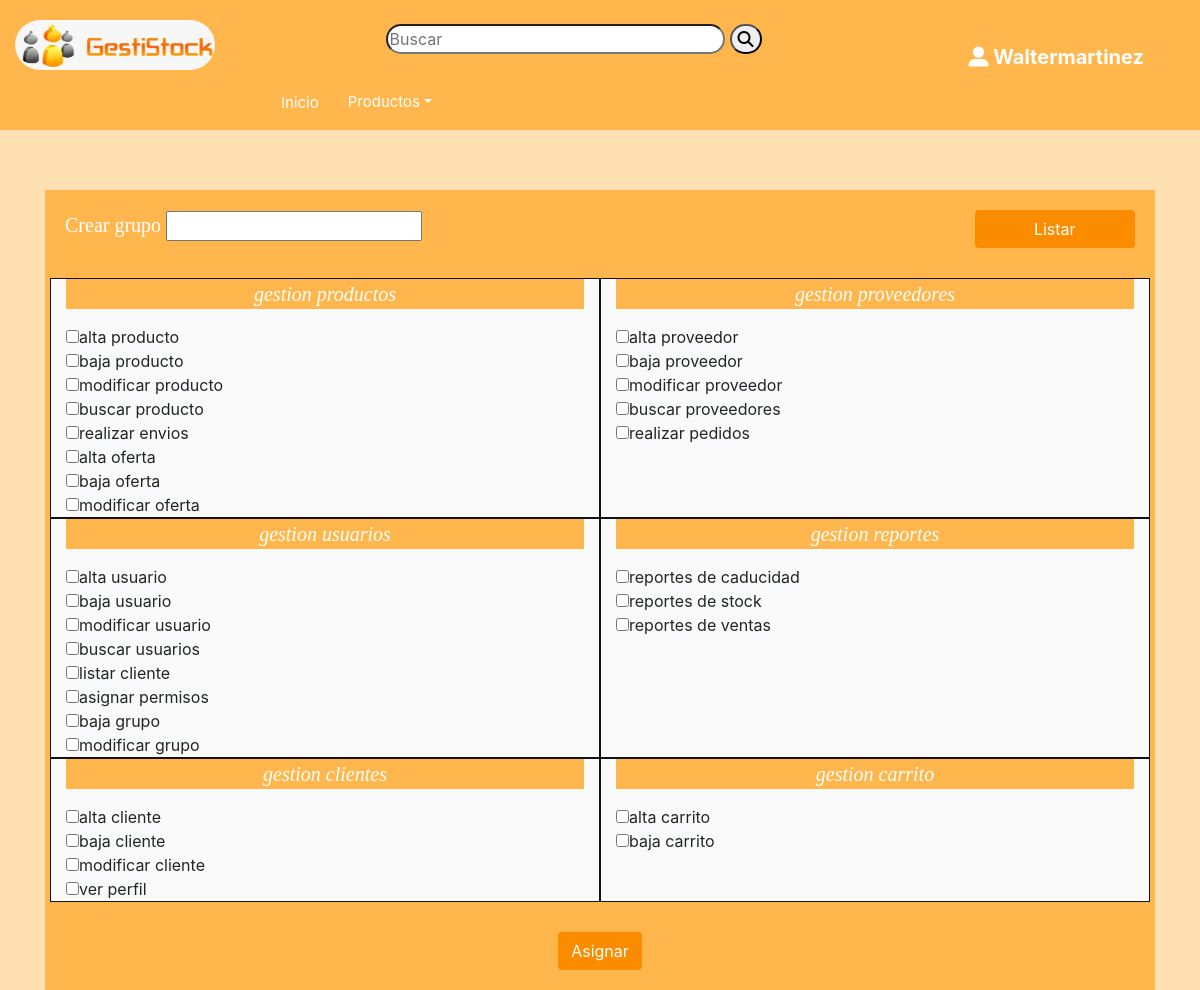
Page /asignarPermisos.php (signed in) on the committed database.
### tables this page shows
CREATE TABLE `gestiones` (
  `idGestiones` int(11) NOT NULL,
  `nombreGestion` varchar(100) NOT NULL
);

CREATE TABLE `permisos` (
  `idPermiso` int(11) NOT NULL,
  `nombrePermiso` varchar(45) NOT NULL
);

### asignarPermisos.php (the view, shortened to what this page needs)
<?php
      require("header.php");
      require("conexion.php");
?>
<div class="container">
        <div class="row">
              <div class="col-md-12" style="padding-top:60px;">
                   <form action="permisos.php" method="post" class="permisos">
                        <div class="row">
                            <div class="col-md-12">
                                <label>Crear grupo</label>
                                <input type="text" name="nombreGrupo">
                                <a style="float:right;width:15%" href="listarPermisos.php" class="btn botonpermisos">Listar</a>
                            </div>
                            <div class="col-md-12" style="padding-top:30px;">
                                <?php
                                    $agrupamiento=mysqli_query($conexion,"SELECT idGestiones, nombreGestion FROM gestiones ORDER BY idGestiones ASC");
                                    while($PermisosGestiones=mysqli_fetch_array($agrupamiento)){
                                ?>
                            </div>
                            <div class="col-md-6 gestiones">
                                    <p><?php echo $PermisosGestiones['nombreGestion']?></p>
                                    <?php
                                            $permisos=mysqli_query($conexion,"SELECT p.idpermiso, p.nombrePermiso FROM gestiones AS g, gestiones_permisos AS gp,permisos AS p
                                                                            WHERE g.idGestiones = gp.idGestiones
                                                                            AND gp.idpermiso=p.idpermiso
                                                                            AND g.idGestiones=" . $PermisosGestiones['idGestiones']);
                                            while($r=mysqli_fetch_array($permisos)){?>
                                                <input type="checkbox" name="nombrePermiso[]" value="<?php echo $r['nombrePermiso']?>"><?php echo $r['nombrePermiso']?><br>
                                   <?php    }
                                    }
                                   ?>
                            </div>
                            <div class="col-md-12" align="center" style="padding-top:30px">
                                <button type="submit" class="btn botonpermisos"  name="alta" value="alta">Asignar</button>
                            </div>
                        </div>
                   </form>
             </div>
        </div>
 </div>

### rows in the picture
gestiones: nombreGestion "gestion productos"
permisos: nombrePermiso "alta producto"
permisos: nombrePermiso "baja producto"
permisos: nombrePermiso "modificar producto"
permisos: nombrePermiso "buscar producto"
permisos: nombrePermiso "realizar envios"
permisos: nombrePermiso "alta oferta"
permisos: nombrePermiso "baja oferta"
permisos: nombrePermiso "modificar oferta"
gestiones: nombreGestion "gestion proveedores"
permisos: nombrePermiso "alta proveedor"
permisos: nombrePermiso "baja proveedor"
permisos: nombrePermiso "modificar proveedor"
permisos: nombrePermiso "buscar proveedores"
permisos: nombrePermiso "realizar pedidos"
gestiones: nombreGestion "gestion usuarios"
permisos: nombrePermiso "alta usuario"
permisos: nombrePermiso "baja usuario"
permisos: nombrePermiso "modificar usuario"
permisos: nombrePermiso "buscar usuarios"
permisos: nombrePermiso "listar cliente"
permisos: nombrePermiso "asignar permisos"
permisos: nombrePermiso "baja grupo"
permisos: nombrePermiso "modificar grupo"
gestiones: nombreGestion "gestion reportes"
permisos: nombrePermiso "reportes de caducidad"
permisos: nombrePermiso "reportes de stock"
permisos: nombrePermiso "reportes de ventas"
gestiones: nombreGestion "gestion clientes"
permisos: nombrePermiso "alta cliente"
permisos: nombrePermiso "baja cliente"
permisos: nombrePermiso "modificar cliente"
permisos: nombrePermiso "ver perfil"
gestiones: nombreGestion "gestion carrito"
permisos: nombrePermiso "alta carrito"
permisos: nombrePermiso "baja carrito"

### other values in the picture
$nombre_usuario "Waltermartinez"
